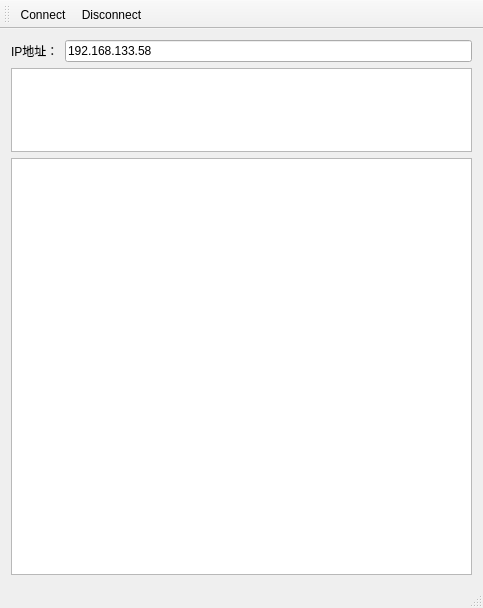
<?xml version="1.0" encoding="UTF-8"?>
<ui version="4.0">
 <class>WIN_WT5000</class>
 <widget class="QMainWindow" name="WIN_WT5000">
  <property name="geometry">
   <rect>
    <x>0</x>
    <y>0</y>
    <width>483</width>
    <height>608</height>
   </rect>
  </property>
  <property name="font">
   <font>
    <family>Arial</family>
   </font>
  </property>
  <property name="windowTitle">
   <string>MainWindow</string>
  </property>
  <property name="styleSheet">
   <string notr="true">
    QMainWindow {
        background: #f5f7fa;
    }
    QTabWidget::pane {
        border: 1px solid #d1d5db;
        border-radius: 6px;
        margin: 4px;
    }
    QTabBar::tab {
        background: #e5e7eb;
        color: #374151;
        border: 1px solid #d1d5db;
        border-bottom: none;
        border-top-left-radius: 6px;
        border-top-right-radius: 6px;
        padding: 4px 8px;
        margin-right: 2px;
    }
    QTabBar::tab:selected {
        background: #ffffff;
        color: #1d4ed8;
        border-color: #d1d5db;
        border-bottom: 2px solid #1d4ed8;
    }
    QGroupBox {
        border: 1px solid #d1d5db;
        border-radius: 8px;
        margin-top: 1.5ex;
        font: 14px &quot;Microsoft YaHei&quot;;
        color: #1f2937;
        padding-top: 12px;
    }
    QGroupBox::title {
        subcontrol-origin: margin;
        left: 12px;
        padding: 0 4px;
        color: #3b82f6;
    }
    QPushButton {
        background: #3b82f6;
        color: white;
        border: none;
        border-radius: 3px;
        padding: 2px 4px;
        font: 14px &quot;Microsoft YaHei&quot;;
        min-width: 30px;
    }
    QPushButton:hover {
        background: #2563eb;
    }
    QPushButton:pressed {
        background: #1d4ed8;
    }
    QLineEdit, QSpinBox, QComboBox, QTextEdit {
        border: 1px solid #d1d5db;
        border-radius: 6px;
        padding: 3px;
        background: white;
        selection-background-color: #bfdbfe;
        font: 14px &quot;Microsoft YaHei&quot;;
    }
    QListWidget, QTreeWidget, QTableWidget {
        border: 1px solid #d1d5db;
        border-radius: 3px;
        background: white;
        alternate-background-color: #f3f4f6;
    }
    QHeaderView::section {
        background: #e5e7eb;
        color: #374151;
        padding: 3px;
        border: none;
        font: bold 14px &quot;Microsoft YaHei&quot;;
    }
    QProgressBar {
        border: 1px solid #d1d5db;
        border-radius: 6px;
        background: white;
        text-align: center;
    }
    QProgressBar::chunk {
        background: #3b82f6;
        border-radius: 4px;
    }
    QLabel {
        color: #374151;
        font: 14px &quot;Microsoft YaHei&quot;;
    }
    QLine {
        background: #d1d5db;
    }
    QCheckBox {
        spacing: 6px;
        font: 14px &quot;Microsoft YaHei&quot;;
    }
    QCheckBox::indicator {
        width: 18px;
        height: 18px;
        border: 2px solid #d1d5db;
        border-radius: 4px;
    }
    QCheckBox::indicator:checked {
        background: #3b82f6;
        border-color: #3b82f6;
    }
    QDoubleSpinBox::up-button, QDoubleSpin</string>
  </property>
  <widget class="QWidget" name="centralWidget">
   <layout class="QGridLayout" name="gridLayout">
    <item row="0" column="0">
     <layout class="QVBoxLayout" name="verticalLayout" stretch="0,1,5">
      <item>
       <layout class="QHBoxLayout" name="horizontalLayout" stretch="0,1">
        <item>
         <widget class="QLabel" name="label">
          <property name="text">
           <string>IP地址：</string>
          </property>
         </widget>
        </item>
        <item>
         <widget class="QLineEdit" name="IPAddressEdit">
          <property name="text">
           <string>192.168.133.58</string>
          </property>
         </widget>
        </item>
       </layout>
      </item>
      <item>
       <widget class="QTextBrowser" name="receiveBufText"/>
      </item>
      <item>
       <widget class="QTableView" name="tableView"/>
      </item>
     </layout>
    </item>
   </layout>
  </widget>
  <widget class="QMenuBar" name="menuBar">
   <property name="geometry">
    <rect>
     <x>0</x>
     <y>0</y>
     <width>483</width>
     <height>22</height>
    </rect>
   </property>
  </widget>
  <widget class="QToolBar" name="mainToolBar">
   <property name="font">
    <font>
     <family>Arial</family>
    </font>
   </property>
   <attribute name="toolBarArea">
    <enum>TopToolBarArea</enum>
   </attribute>
   <attribute name="toolBarBreak">
    <bool>false</bool>
   </attribute>
   <addaction name="action_Connect"/>
   <addaction name="action_Disconnect"/>
  </widget>
  <widget class="QStatusBar" name="statusBar"/>
  <action name="action_Connect">
   <property name="text">
    <string>&amp;Connect</string>
   </property>
   <property name="font">
    <font>
     <family>Arial</family>
    </font>
   </property>
  </action>
  <action name="action_Disconnect">
   <property name="text">
    <string>&amp;Disconnect</string>
   </property>
   <property name="font">
    <font>
     <family>Arial</family>
    </font>
   </property>
  </action>
 </widget>
 <layoutdefault spacing="6" margin="11"/>
 <resources/>
 <connections/>
</ui>
